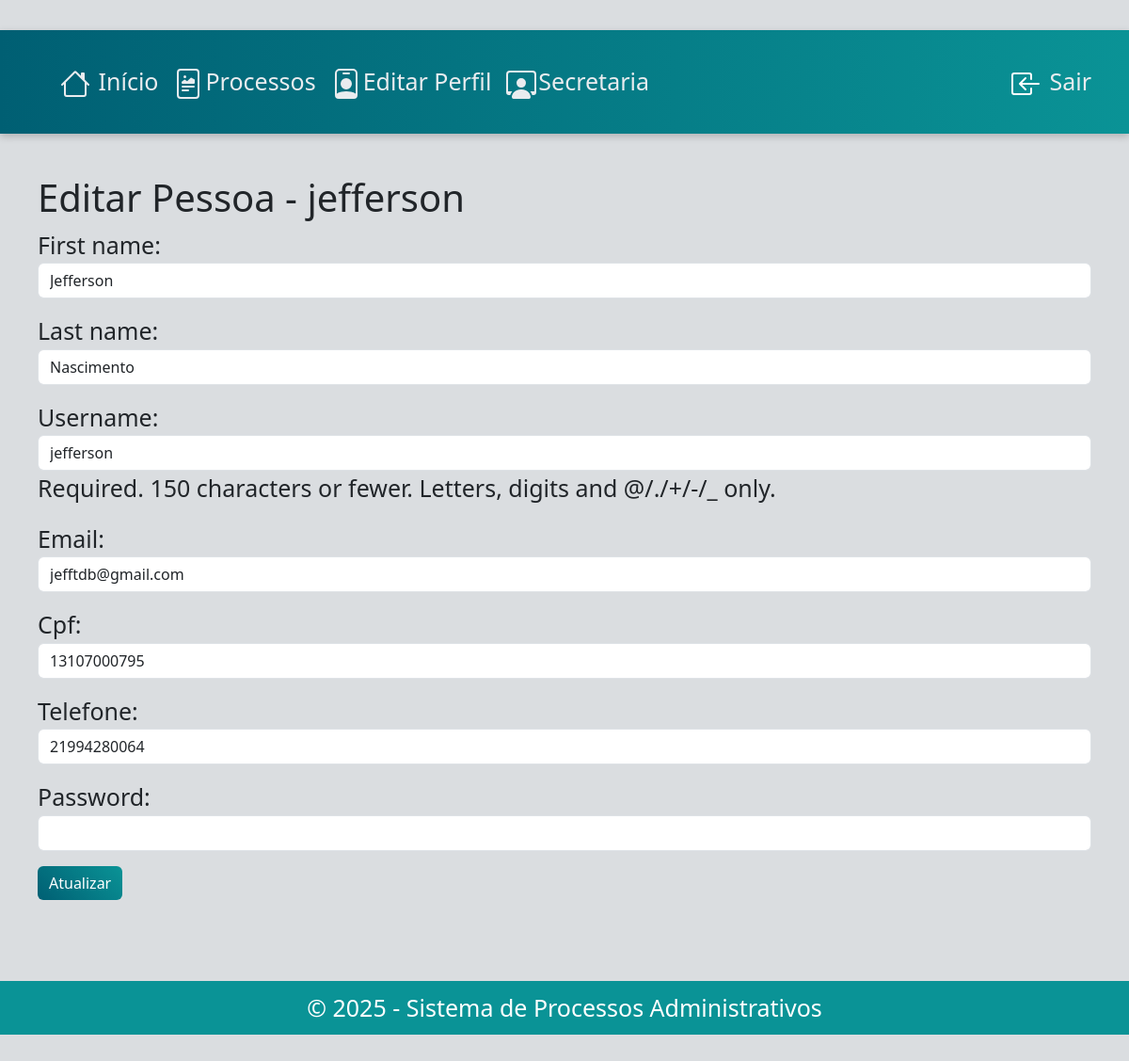
/pessoa/editar/1/ (signed in), run on the app's committed database.
### pessoa/models.py (models this page shows, shortened)
class Pessoa(AbstractUser):
    cpf = models.CharField(max_length=11, unique=True)
    email = models.CharField(unique=True)
    telefone = models.CharField(max_length=11)

### pessoa/views.py (the view)
# urls.py: path('editar/<int:id>/', views.editar_pessoa, name='editar_pessoa'),
@login_required
def editar_pessoa(request, id):
    pessoa = get_object_or_404(Pessoa, id=id)
    if request.method == 'POST':
        form = PessoaForm(request.POST, instance=pessoa)
        if form.is_valid():
            pessoa = form.save(commit=False)
            if form.cleaned_data['password']:
                pessoa.set_password(form.cleaned_data['password'])
            pessoa.save()
            messages.success(request, "Pessoa atualizada com sucesso!")
            return redirect('login')
    else:
        form = PessoaForm(instance=pessoa)
    return render(request, 'pessoa/editar_pessoa.html', {'form': form, 'pessoa': pessoa})

### pessoa/forms.py
class PessoaForm(forms.ModelForm):
    class Meta:
        model = Pessoa
        fields = ['first_name', 'last_name', 'username', 'email', 'cpf', 'telefone', 'password']
        widgets = {
            'first_name': forms.TextInput(attrs={'class': 'form-control'}),
            'last_name': forms.TextInput(attrs={'class': 'form-control'}),
            'username': forms.TextInput(attrs={'class': 'form-control'}),
            'email': forms.EmailInput(attrs={'class': 'form-control'}),
            'cpf': forms.TextInput(attrs={'class': 'form-control'}),
            'telefone': forms.TextInput(attrs={'class': 'form-control'}),
            'password': forms.PasswordInput(attrs={'class': 'form-control'}),
        }

### pessoa/templates/pessoa/editar_pessoa.html (shortened to what this page needs)
{% extends "base.html" %}
{% block content %}
<h1>Editar Pessoa - {{ pessoa.username }}</h1>
<form method="post">
    {{ form.as_p }}
    <button class="btn btn-primary mb-3" type="submit">Atualizar</button>
</form>
{% endblock %}

### processo/static/processo/style.css (style rules this page uses)
body { background-color: #f8f9fa; padding: 2rem 0; font-size: 25px; }

### static/style.css (style rules this page uses)
body { background-color: #dadde0ff; font-family: 'Segoe UI', sans-serif; }
.btn-primary { background: linear-gradient(45deg, #005f73, #0a9396); border: none; }

### data on the page
Pessoa: username "jefferson", first_name "Jefferson", last_name "Nascimento", email "jefftdb@gmail.com", cpf "13107000795", telefone "21994280064"

### other printed values
{{ year|default:"2025" }} "2025"
